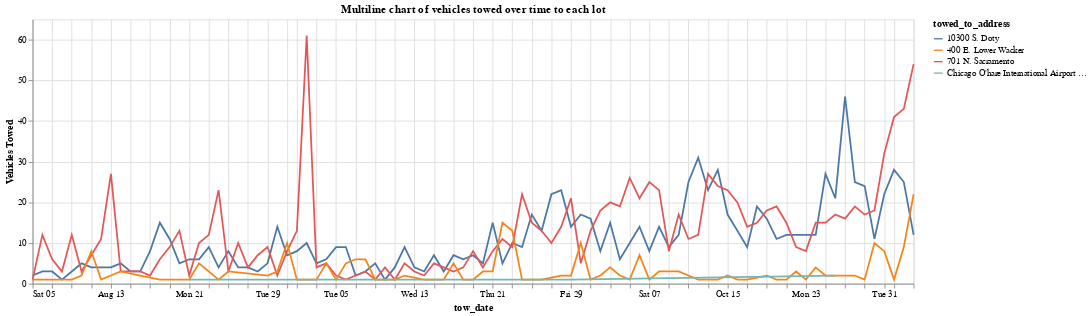

Notebook code cell kept with this figure:
### Markdown cell above
# Multiline chart of vehicles towed over time to each impound lot
This multiline chart shows the total number of vehicles towed to each different impound lot on each different day present in the dataset.

### Code cell
spec = {
  "$schema": "https://vega.github.io/schema/vega-lite/v5.json",
  "title": "Multiline chart of vehicles towed over time to each lot",
  "data": {
    "values": df.to_csv(),
    "format": {
      "type": "csv"
    }
  },
  "width": 1000,
  "mark": {"type": "line", "tooltip": True},
  "encoding": {
    "x": {"field": "tow_date", "type": "temporal"},
    "y": {"aggregate": "count", "stack": "quantitative",
      "axis": {
        "title": "Vehicles Towed"
      }
    },
    "color": {"field": "towed_to_address", "type": "nominal"}
  }
}


display(alt.display.html_renderer(spec), raw=True)
